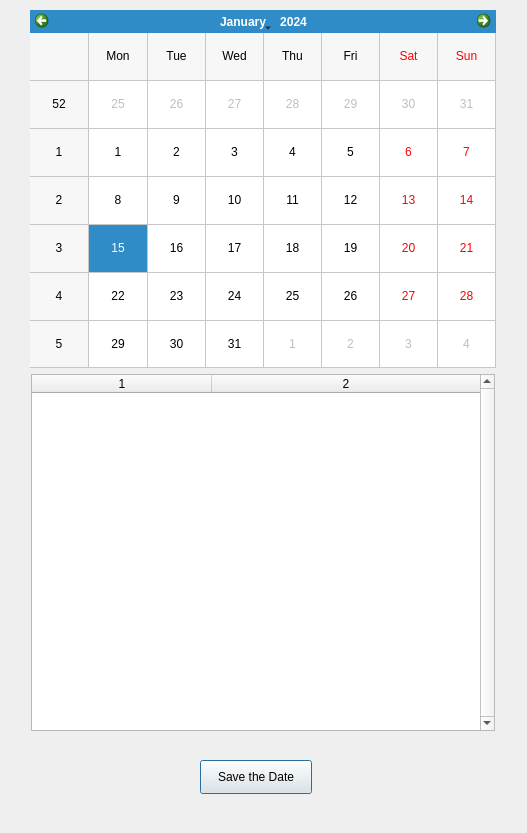
<?xml version="1.0" encoding="UTF-8"?>
<ui version="4.0">
 <class>Dialog</class>
 <widget class="QDialog" name="Dialog">
  <property name="geometry">
   <rect>
    <x>0</x>
    <y>0</y>
    <width>527</width>
    <height>833</height>
   </rect>
  </property>
  <property name="windowTitle">
   <string>Dialog</string>
  </property>
  <widget class="QWidget" name="verticalLayoutWidget">
   <property name="geometry">
    <rect>
     <x>30</x>
     <y>10</y>
     <width>466</width>
     <height>721</height>
    </rect>
   </property>
   <layout class="QVBoxLayout" name="verticalLayout">
    <item>
     <widget class="QCalendarWidget" name="attendanceCalendar">
      <property name="gridVisible">
       <bool>true</bool>
      </property>
     </widget>
    </item>
    <item alignment="Qt::AlignHCenter">
     <widget class="QTableWidget" name="studentAttendanceTable">
      <property name="sizePolicy">
       <sizepolicy hsizetype="Expanding" vsizetype="Expanding">
        <horstretch>0</horstretch>
        <verstretch>0</verstretch>
       </sizepolicy>
      </property>
      <property name="minimumSize">
       <size>
        <width>464</width>
        <height>0</height>
       </size>
      </property>
      <property name="verticalScrollBarPolicy">
       <enum>Qt::ScrollBarAlwaysOn</enum>
      </property>
      <property name="horizontalScrollBarPolicy">
       <enum>Qt::ScrollBarAlwaysOff</enum>
      </property>
      <property name="sizeAdjustPolicy">
       <enum>QAbstractScrollArea::AdjustToContents</enum>
      </property>
      <property name="rowCount">
       <number>0</number>
      </property>
      <property name="columnCount">
       <number>2</number>
      </property>
      <attribute name="horizontalHeaderVisible">
       <bool>true</bool>
      </attribute>
      <attribute name="horizontalHeaderCascadingSectionResizes">
       <bool>true</bool>
      </attribute>
      <attribute name="horizontalHeaderDefaultSectionSize">
       <number>180</number>
      </attribute>
      <attribute name="horizontalHeaderShowSortIndicator" stdset="0">
       <bool>true</bool>
      </attribute>
      <attribute name="horizontalHeaderStretchLastSection">
       <bool>true</bool>
      </attribute>
      <attribute name="verticalHeaderCascadingSectionResizes">
       <bool>true</bool>
      </attribute>
      <attribute name="verticalHeaderShowSortIndicator" stdset="0">
       <bool>true</bool>
      </attribute>
      <attribute name="verticalHeaderStretchLastSection">
       <bool>true</bool>
      </attribute>
      <column/>
      <column/>
     </widget>
    </item>
   </layout>
  </widget>
  <widget class="QPushButton" name="saveAttendanceButton">
   <property name="geometry">
    <rect>
     <x>200</x>
     <y>760</y>
     <width>112</width>
     <height>34</height>
    </rect>
   </property>
   <property name="text">
    <string>Save the Date</string>
   </property>
  </widget>
 </widget>
 <resources/>
 <connections/>
</ui>
